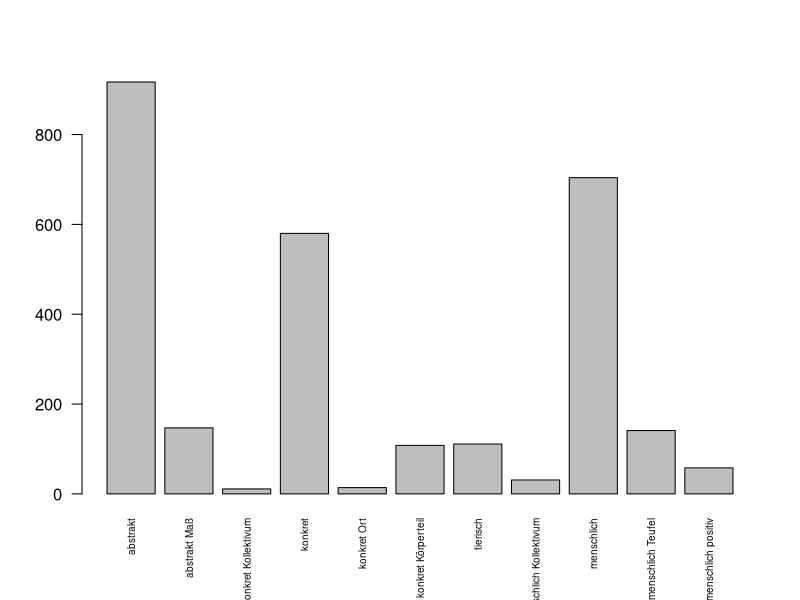
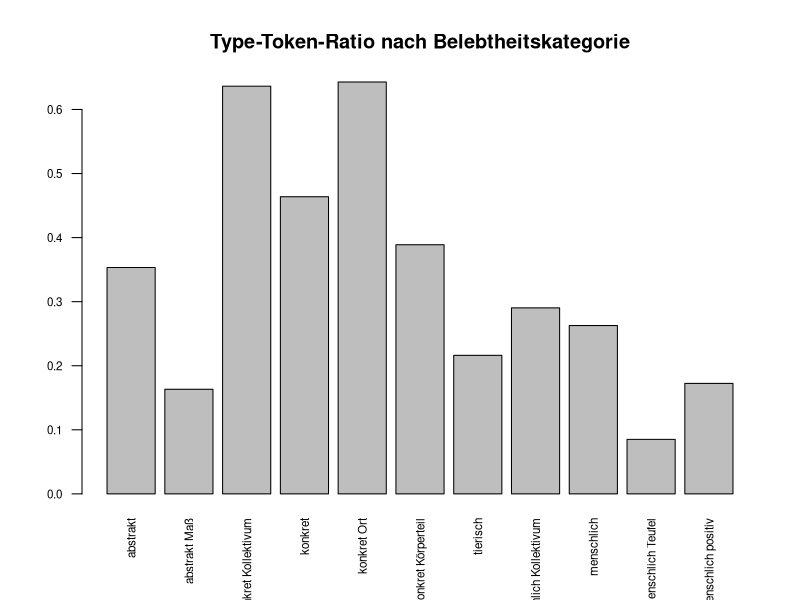
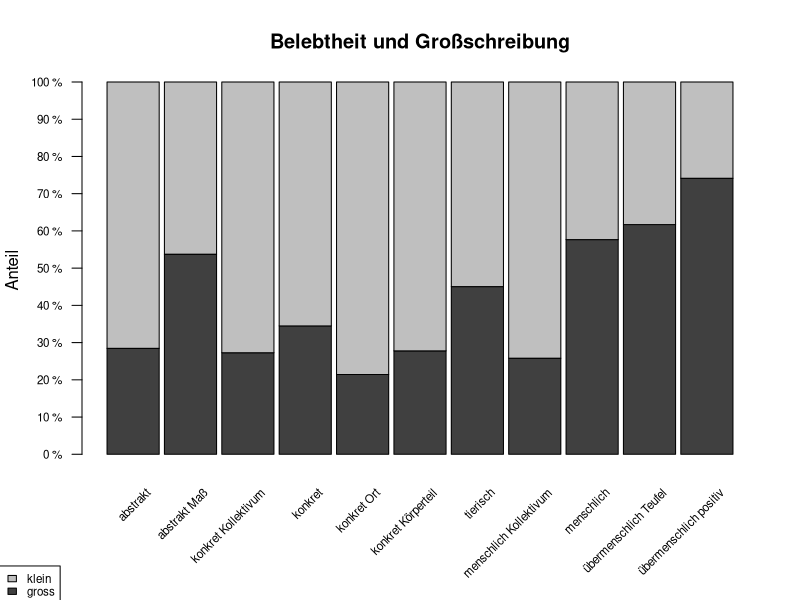

Recreate these plots in R, in order.

# Optionen
options(stringsAsFactors = F)
Sys.setlocale("LC_ALL", "de_DE") # nur Mac/Linux, wenn Systemsprache nicht deutsch

# Pakete installieren (falls noch nicht installiert)
lapply(c("dplyr", "ggplot2", "scales"), 
       function(x) if(!is.element(x, installed.packages())) install.packages(x, dependencies = T))

# Pakete laden
lapply(c("dplyr", "ggplot2", "scales"), 
       require, character.only=T)


# Daten einlesen
belege <- read.csv("data.csv", sep="\t", head=T)



# Belebtheit und Grossschreibung

# Faktoren neu anordnen
belege$Animacy_finegrained <- factor(belege$Animacy_finegrained)
belege$Animacy_finegrained <- factor(belege$Animacy_finegrained,
                                     levels(belege$Animacy_finegrained)[c(1,2,4,3,6,5,9,8,7,11,10)])

belege$upperCase <- factor(belege$upperCase, levels = rev(levels(factor(belege$upperCase))))

# Plot
png("belebtheit_grossschreibung.png", width=6.5, height=5, un="in", res=300)
par(xpd=T)
par(mar=c(7, 4, 4, 2) + 0.1)
belege %>% select(Animacy_finegrained, upperCase) %>% table %>% prop.table(mar=1) %>%
  t() %>% barplot(space=0.1, 
                  names.arg=rep("", 
                                length(levels(factor(belege$Animacy_finegrained)))),
                  main = "Belebtheit und Großschreibung", ylab = "Anteil",
                  col=c("grey25", "grey75"), yaxt="n")
axis(2, at=seq(0,1,0.1), labels=paste(seq(0,100,10), "%", sep=" "), las=2, cex.axis=0.7)
text(sapply(0:(length(levels(factor(belege$Animacy_finegrained)))-1)+1,
            function(i) i+(0.1*i)),
     -0.1, labels = levels(factor(belege$Animacy_finegrained)),
     cex=0.7, srt=45, pos=2)
par(mar=c(5, 4, 4, 2) + 0.1)
legend(-2,-0.3, fill=c("grey75", "grey25"), legend=c("klein", "gross"), cex=0.7)
dev.off()
par(xpd=F)


# Warum so viel Grossschreibung bei abstrakt Maß?
filter(belege, Animacy_finegrained=="abstrakt Maß") %>% select(Lemma, upperCase) %>%
  table


# Was ist die "Avantgarde" bei Abstrakta?
abs <- filter(belege, Animacy_finegrained=="abstrakt") %>% select(upperCase, Freq) %>% table
abs <- as.data.frame.table(t(abs))

# Wie verteilen sich die abs. Frequenzen auf die Belebtheitskategorien?
table(belege$Animacy_finegrained) %>% barplot(cex.names=0.6, las=2)

# Type-Token-Ratios der Belebtheitskategorien
sapply(1:length(levels(belege$Animacy_finegrained)), function(i) 
  length(levels(factor(filter(belege, 
                            Animacy_finegrained==levels(belege$Animacy_finegrained)[i])$Lemma))) /
  nrow(filter(belege, Animacy_finegrained==levels(belege$Animacy_finegrained)[i]))) %>% 
  barplot(names.arg=levels(factor(belege$Animacy_finegrained)), las=2, cex.names=0.7,
          main="Type-Token-Ratio nach Belebtheitskategorie", cex=.7)


# Korrelation Grossschreibung, Type-Token-Ratio? ----------

# Vektor mit rel. Freq. Großschreibung
relFreqGS <- belege %>% select(Animacy_finegrained, upperCase) %>% table %>% prop.table(mar=1) %>% .[,2]

# Vektor mit Type-Token-Ratio
ttr <- sapply(1:length(levels(belege$Animacy_finegrained)), function(i) 
  length(levels(factor(filter(belege, 
                              Animacy_finegrained==levels(belege$Animacy_finegrained)[i])$Lemma))) /
    nrow(filter(belege, Animacy_finegrained==levels(belege$Animacy_finegrained)[i])))

# Korrelationstest
cor.test(ttr, relFreqGS, method="kendall")


# haeufigste Lemmata
tbl <- belege %>% group_by(Lemma) %>% summarise(
  upper = sum(upperCase==TRUE),
  lower = sum(upperCase == FALSE),
  N = n()
)

# 20 haeufigste Lemmata
tbl[order(tbl$N, decreasing = T),] %>% head(20)

